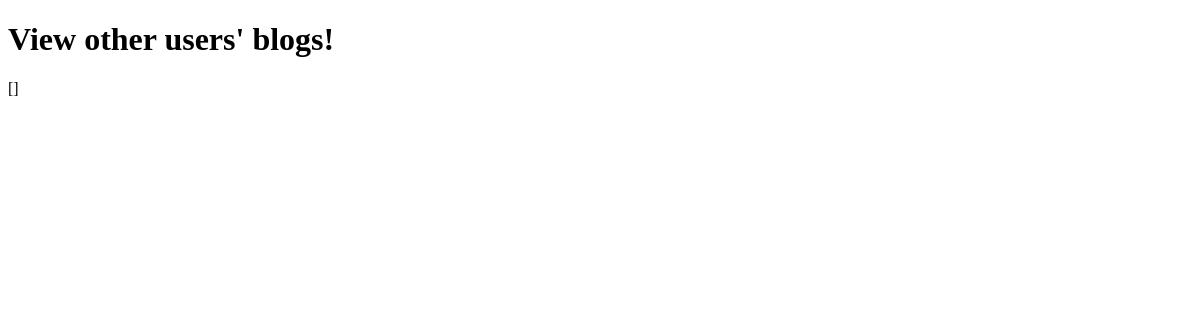
The app's page /browse (signed in), older data.
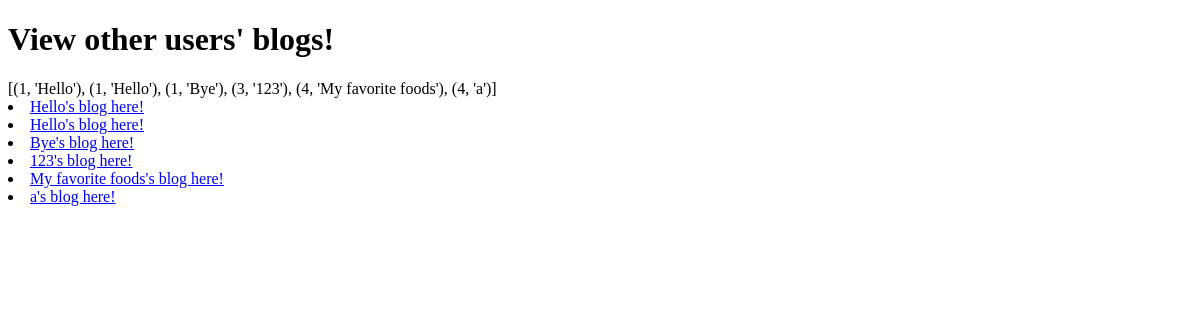
The same page, newer data.
### tables this page shows
CREATE TABLE Ublogs (id INTEGER, title TEXT);

### app.py (the view)
@app.route("/browse", methods = ['GET', 'POST'])
def browse():
    if("username" in session):
        return render_template("browse.html", blogs = getBlogs())
    return redirect("/")

### dbfunctions.py (called while the page is built)
def getBlogs():
	instance = database()
	instance.cursor.execute('SELECT * FROM Ublogs')
	blogs=instance.cursor.fetchall()
	return blogs

    def close(self):
        self.cursor.close()
        self.db.close()

    def __del__(self):
        self.close()

### templates/browse.html (shortened to what this page needs)
<!DOCTYPE html>
<html>
<head>
</head>
<body>
  <h1> View other users' blogs! </h1>
  {{blogs}}
  {% for blog in blogs %}
    <li><a href="/userhome/{{blog[1]}}">{{blog[1]}}'s blog here!</a></li>
  {%endfor%}
</body>
</html>

Row changes from the older to the newer data that the page shows:
added Ublogs: title "Hello"
added Ublogs: title "Hello"
added Ublogs: title "Bye"
added Ublogs: title "123"
added Ublogs: title "My favorite foods"
added Ublogs: title "a"
Text that changed along with them:
{{ blogs }}: "[]" → "[(1, 'Hello'), (1, 'Hello'), (1, 'Bye'), (3, '123'), (4, 'My favorite foods'), (4, 'a')]"
